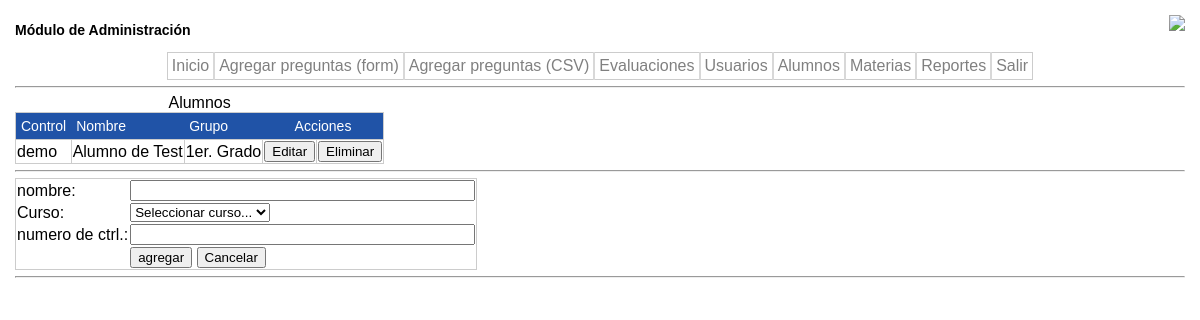
Before: /admin/students.php with the older database file.
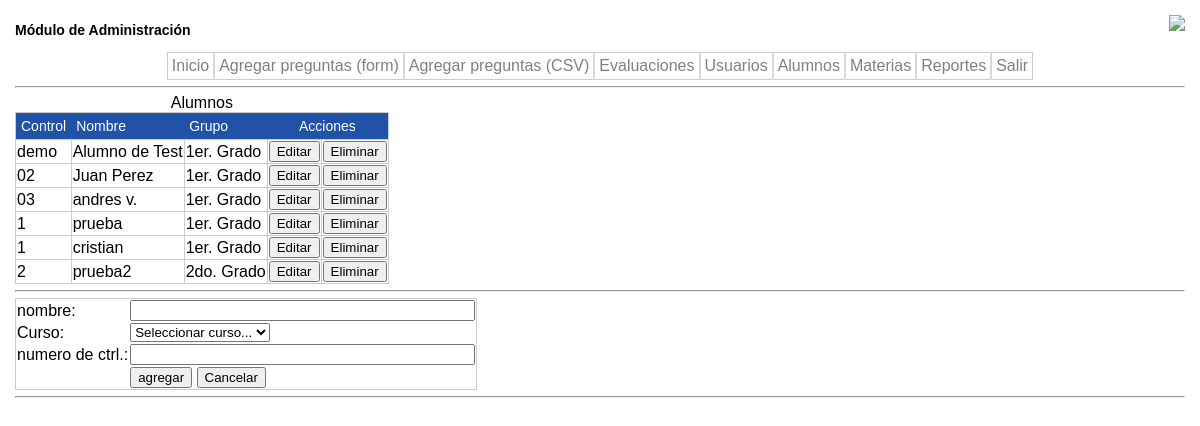
After: the same page with the newer database file.
### tables this page shows
CREATE TABLE IF NOT EXISTS `talumnos` (
  `idalumno` smallint(11) unsigned NOT NULL AUTO_INCREMENT,
  `idgrupo` int(11) unsigned NOT NULL,
  `numcontrol` varchar(8) NOT NULL DEFAULT '0',
  `nombre` varchar(60) NOT NULL DEFAULT '',
  `observaciones` varchar(50) NOT NULL DEFAULT '',
  PRIMARY KEY (`idalumno`),
  KEY `idgrupo` (`idgrupo`)
);

CREATE TABLE IF NOT EXISTS `tgrupos` (
  `idgrupo` int(11) unsigned NOT NULL AUTO_INCREMENT,
  `grupo` varchar(40) DEFAULT NULL,
  PRIMARY KEY (`idgrupo`)
);

### admin/students.php (the view, shortened to what this page needs)
<?php
if ($_SESSION['user']="admin"){
	echo "
	<html>
	<head>
		<title>".StudentsModule."</title>
		<meta http-equiv=\"Content-Type\" content=\"text/html; charset=iso-8859-1\">
		<link href=\"../css/estilo.css\" rel=\"stylesheet\" content=\"text/css\">
	</head>
	<body>";
include ('menu.php');
class modalumnos {
	function consultar ($action, $idalumno, $txtnombre, $txtnumctrl, $curso) {
		$query = "SELECT a.*, g.* FROM talumnos a INNER JOIN tgrupos g ON g.idgrupo = a.idgrupo";
		$req = mysql_query($query);
		$get=mysql_query("SELECT * FROM tgrupos ORDER BY grupo ASC");
		$option = '';
		while($row1 = mysql_fetch_assoc($get))
		{
		  $option .= 	'<option value = "'.$row1['idgrupo'].'">'.$row1['grupo'].'</option>';
		}
		echo "<table border=1>
				<caption> Alumnos </caption>
					<tr><td class=\"bgblue\">Control </td>
					<td class=\"bgblue\">Nombre </td>
				  	<td class=\"bgblue\">Grupo </td>
					<td class=\"bgblue\" align=\"center\" colspan=\"2\">Acciones</td>
					</tr>";
		while ($row=mysql_fetch_object($req)){
			  echo "<tr><td>".$row->numcontrol."</td>
			  			  	<td>".$row->nombre."</td>
							<td>".$row->grupo."</td>
					 		<td><input type=\"button\" onclick=\"location='students.php?action=editar&id=".$row->idalumno."&txtnombre=".$row->nombre."&txtnumctrl=".$row->numcontrol."&idgrupo=".$row->idgrupo."'\" value=\"Editar\"></td>
							<td><input type=\"button\" onclick=\"if(confirm('¿Desea eliminar el alumno seleccionado?')) location='students.php?action=borrar&id=".$row->idalumno."'\" value=\"Eliminar\"></td>
			 		</tr>";
		}
		echo "</table><hr>
					<form name=\"frmagregar\" method=\"post\" action=\"students.php?action=$action\">
					<input type=\"hidden\" name=\"txtidalumno\" value=\"".$idalumno."\">
						<table border=0>
							<tr><td>nombre: </td> <td><input type=\"text\" name=\"txtnombre\" value=\"".$txtnombre."\" size=\"40\"></td></tr>";
							if($action != 'editar'){
								echo "<tr><td>Curso: </td> <td><select name=\"curso\">'<option value = \"0\">Seleccionar curso...</option>".$option."</select></td></tr>";
							} else{
								echo "<tr><td>Curso: </td> <td><select name=\"curso\">'<option value = \"".$curso."\">".$grupo."</option>";
							}
		echo				"<tr><td>numero de ctrl.: </td> <td><input type=\"text\" name=\"txtnumctrl\" value=\"".$txtnumctrl."\" size=\"40\"></td></tr>
							<tr><td></td>
									<td><input type=\"submit\" name=\"agregar\" value=\"".$action."\">
											<input type=\"button\" onclick=\"location='students.php';\" value=\"Cancelar\" />
											</td>
									</tr>
						</table><hr>
					</form>";
		echo"</body>";
	}
}
	if(isset($_REQUEST['action'])) {
		$action = $_REQUEST['action'];
		if(isset($_REQUEST['id']))
			$idalumno = $_REQUEST['id'];
		else
			$idalumno = "";
		if(isset($_REQUEST['txtnombre']))
			$txtnombre = $_REQUEST['txtnombre'];
		else
			$txtnombre = "";
		if(isset($_REQUEST['txtnumctrl']))
			$txtnumctrl = $_REQUEST['txtnumctrl'];
		else
			$txtnumctrl = "";
		if(isset($_REQUEST['curso']))
			$curso = $_REQUEST['curso'];
		else
			$curso = "0";
	}
	else {
		$action 	= "consultar";
		$idalumno	= "";
		$txtnombre 	= "";
		$txtnumctrl = "";
		$curso 		= "0";
	}
	$alumnos = new modalumnos();
	if($action == "consultar") {
		 $alumnos->consultar("agregar", $idalumno, $txtnombre, $txtnumctrl, $curso);
	}
}
else {
	header('Location: login.php');
}
?>

Changed rows visible on the page:
now on this page (row edited): talumnos: numcontrol "02", nombre "Juan Perez", idgrupo.grupo "1er. Grado"
now on this page (row edited): talumnos: numcontrol "03", nombre "andres v.", idgrupo.grupo "1er. Grado"
added talumnos: numcontrol "1", nombre "prueba", idgrupo.grupo "1er. Grado"
added talumnos: numcontrol "1", nombre "cristian", idgrupo.grupo "1er. Grado"
added talumnos: numcontrol "2", nombre "prueba2", idgrupo.grupo "2do. Grado"
